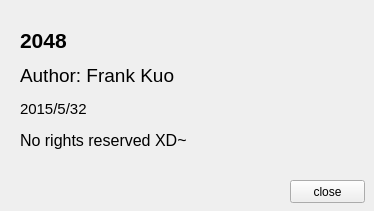
<?xml version="1.0" encoding="UTF-8"?>
<ui version="4.0">
 <class>copyrightInformation</class>
 <widget class="QWidget" name="copyrightInformation">
  <property name="geometry">
   <rect>
    <x>0</x>
    <y>0</y>
    <width>374</width>
    <height>211</height>
   </rect>
  </property>
  <property name="windowTitle">
   <string>Information</string>
  </property>
  <widget class="QLabel" name="label">
   <property name="geometry">
    <rect>
     <x>20</x>
     <y>20</y>
     <width>101</width>
     <height>41</height>
    </rect>
   </property>
   <property name="text">
    <string>&lt;html&gt;&lt;head/&gt;&lt;body&gt;&lt;p&gt;&lt;span style=&quot; font-size:16pt; font-weight:600;&quot;&gt;2048&lt;/span&gt;&lt;/p&gt;&lt;/body&gt;&lt;/html&gt;</string>
   </property>
  </widget>
  <widget class="QLabel" name="label_2">
   <property name="geometry">
    <rect>
     <x>20</x>
     <y>60</y>
     <width>161</width>
     <height>31</height>
    </rect>
   </property>
   <property name="text">
    <string>&lt;html&gt;&lt;head/&gt;&lt;body&gt;&lt;p&gt;&lt;span style=&quot; font-size:14pt;&quot;&gt;Author: Frank Kuo&lt;/span&gt;&lt;/p&gt;&lt;/body&gt;&lt;/html&gt;</string>
   </property>
  </widget>
  <widget class="QLabel" name="label_3">
   <property name="geometry">
    <rect>
     <x>20</x>
     <y>100</y>
     <width>71</width>
     <height>16</height>
    </rect>
   </property>
   <property name="text">
    <string>&lt;html&gt;&lt;head/&gt;&lt;body&gt;&lt;p&gt;&lt;span style=&quot; font-size:11pt;&quot;&gt;2015/5/32&lt;/span&gt;&lt;/p&gt;&lt;/body&gt;&lt;/html&gt;</string>
   </property>
  </widget>
  <widget class="QLabel" name="label_4">
   <property name="geometry">
    <rect>
     <x>20</x>
     <y>125</y>
     <width>271</width>
     <height>31</height>
    </rect>
   </property>
   <property name="text">
    <string>&lt;html&gt;&lt;head/&gt;&lt;body&gt;&lt;p&gt;&lt;span style=&quot; font-size:12pt;&quot;&gt;No rights reserved XD~&lt;/span&gt;&lt;/p&gt;&lt;/body&gt;&lt;/html&gt;</string>
   </property>
  </widget>
  <widget class="QPushButton" name="pushButton">
   <property name="geometry">
    <rect>
     <x>290</x>
     <y>180</y>
     <width>75</width>
     <height>23</height>
    </rect>
   </property>
   <property name="text">
    <string>close</string>
   </property>
  </widget>
 </widget>
 <resources/>
 <connections>
  <connection>
   <sender>pushButton</sender>
   <signal>clicked()</signal>
   <receiver>copyrightInformation</receiver>
   <slot>deleteLater()</slot>
   <hints>
    <hint type="sourcelabel">
     <x>312</x>
     <y>181</y>
    </hint>
    <hint type="destinationlabel">
     <x>354</x>
     <y>166</y>
    </hint>
   </hints>
  </connection>
 </connections>
</ui>
